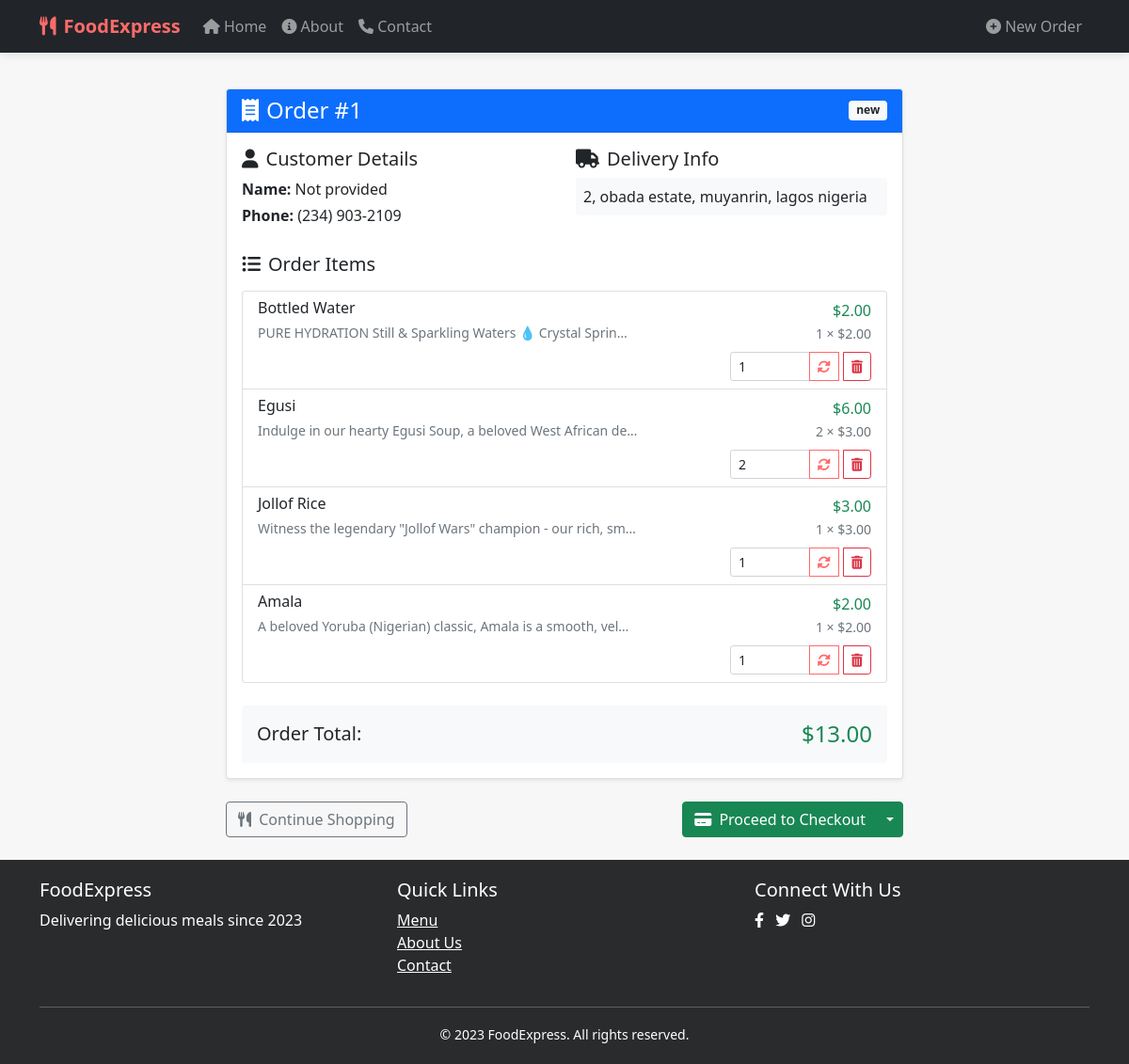
The app's page /order/view/1/ with its own data.
### food_ordering/models.py (models this page shows, shortened)
class Order(models.Model):
    STATUS_CHOICES = [
        ('draft', 'Draft'),
        ('submitted', 'Submitted'),
        ('completed', 'Completed'),
        ('cancelled', 'Cancelled'),
    ]
    customer_name = models.CharField(max_length=100, blank=True, null=True)
    contact_number = models.CharField(max_length=20, blank=True, null=True)
    delivery_address = models.TextField(blank=True)
    status = models.CharField(max_length=20, choices=STATUS_CHOICES, default='draft')
    total_price = models.DecimalField(max_digits=10, decimal_places=2, default=0.00)
    created_at = models.DateTimeField(auto_now_add=True)
    updated_at = models.DateTimeField(auto_now=True)

class OrderItem(models.Model):
    order = models.ForeignKey(Order, on_delete=models.CASCADE, related_name='order_items')
    menu_item = models.ForeignKey(MenuItem, on_delete=models.CASCADE)
    quantity = models.PositiveIntegerField(default=1)
    special_requests = models.TextField(blank=True)
    @property
    def subtotal(self):
        return self.menu_item.price * self.quantity

class MenuItem(models.Model):
    category = models.ForeignKey(Category, on_delete=models.CASCADE, related_name='menu_items')
    name = models.CharField(max_length=200)
    description = models.TextField(blank=True)
    price = models.DecimalField(max_digits=10, decimal_places=2)
    is_available = models.BooleanField(default=True)
    image = models.ImageField(upload_to='menu_items/', blank=True, null=True)

### food_ordering/views.py (the view)
# urls.py: path('order/view/<int:order_id>/', views.view_order_detail, name='view_order_detail'),  # Specific order
def view_order_detail(request, order_id):
    order = get_object_or_404(
        Order.objects.prefetch_related('order_items__menu_item'),
        id=order_id
    )
    cart = request.session.get('cart', {})
    print(f"Session cart: {cart}")
    print(f"Order ID: {order.id}")
    print(f"Order items count: {order.order_items.count()}")
    for item in order.order_items.all():
        print(f"- {item.quantity}x {item.menu_item.name}")
    return render(request, 'food_ordering/view_order.html', {
        'order': order,
        'order_items': order.order_items.all(),
        'cart': cart  # Pass session cart to template if needed
    })

### food_ordering/context_processors.py (called while the page is built)
def cart_count(request):
    cart = request.session.get('cart', {})
    count = sum(item.get('quantity', 0) for item in cart.values())
    return {'cart_count': count}

### food_ordering/templates/food_ordering/view_order.html (shortened to what this page needs)
{% extends 'food_ordering/base.html' %}
{% block content %}
<div class="container">
    <div class="row">
        <div class="col-lg-8 mx-auto">
            <div class="card shadow-sm mb-4">
                <div class="card-header bg-primary text-white">
                    <div class="d-flex justify-content-between align-items-center">
                        <h2 class="h4 mb-0">
                            <i class="fas fa-receipt me-2"></i>Order #{{ order.id }}
                        </h2>
                        <span class="badge bg-light text-dark">
                            {{ order.get_status_display }}
                        </span>
                    </div>
                </div>
                <div class="card-body">
                    <div class="row mb-4">
                        <div class="col-md-6">
                            <h3 class="h5">
                                <i class="fas fa-user me-2"></i>Customer Details
                            </h3>
                            <p class="mb-1"><strong>Name:</strong> {{ order.customer_name|default:"Not provided" }}</p>
                            {% if order.contact_number %}
                            <p class="mb-1"><strong>Phone:</strong> {{ order.contact_number }}</p>
                            {% endif %}
                        </div>
                        <div class="col-md-6">
                            {% if order.delivery_address %}
                            <h3 class="h5">
                                <i class="fas fa-truck me-2"></i>Delivery Info
                            </h3>
                            <div class="bg-light p-2 rounded">
                                {{ order.delivery_address|linebreaksbr }}
                            </div>
                            {% endif %}
                        </div>
                    </div>
                    <h3 class="h5 mb-3">
                        <i class="fas fa-list-ul me-2"></i>Order Items
                    </h3>
                    <div class="list-group mb-4">
                        {% for item in order_items %}
                        <div class="list-group-item">
                            <div class="d-flex justify-content-between align-items-center">
                                <div class="me-3">
                                    <h4 class="h6 mb-1">{{ item.menu_item.name }}</h4>
                                    <small class="text-muted">{{ item.menu_item.description|truncatechars:60 }}</small>
                                </div>
                                <div class="text-end">
                                    <span class="d-block text-success">${{ item.subtotal|floatformat:2 }}</span>
                                    <small class="text-muted">{{ item.quantity }} × ${{ item.menu_item.price|floatformat:2 }}</small>
                                </div>
                            </div>
                            <div class="mt-2 d-flex justify-content-between align-items-center">
                                <form method="post" action="{% url 'food_ordering:update_order_item' item.id %}">
                                    <div class="input-group input-group-sm" style="width: 150px;">
                                        <input type="number" name="quantity" class="form-control"
                                               min="1" value="{{ item.quantity }}" aria-label="Quantity">
                                        <button class="btn btn-outline-primary" type="submit">
                                            <i class="fas fa-sync-alt"></i>
                                        </button>
                                        <a href="{% url 'food_ordering:remove_order_item' item.id %}" class="btn btn-outline-danger btn-sm ms-1">
                                            <i class="fas fa-trash-alt"></i>
                                        </a>
                                    </div>
                                </form>
                            </div>
                        </div>
                        {% empty %}
                        <div class="list-group-item text-center py-4">
                            <i class="fas fa-shopping-cart fa-2x text-muted mb-2"></i>
                            <p class="mb-0">Your order is empty</p>
                        </div>
                        {% endfor %}
                    </div>
                    <div class="d-flex justify-content-between align-items-center bg-light p-3 rounded">
                        <h3 class="h5 mb-0">Order Total:</h3>
                        <span class="h4 text-success mb-0">${{ order.total_price|floatformat:2 }}</span>
                    </div>
                </div>
            </div>
            <div class="d-grid gap-2 d-md-flex justify-content-md-between">
                <a href="{% url 'food_ordering:menu' %}" class="btn btn-outline-secondary">
                    <i class="fas fa-utensils me-1"></i> Continue Shopping
                </a>
                {% if order_items %}
                <div class="btn-group">
                    <a href="{% url 'food_ordering:checkout' order.id %}" class="btn btn-success">
                        <i class="fas fa-credit-card me-1"></i> Proceed to Checkout
                    </a>
                    <button type="button" class="btn btn-success dropdown-toggle dropdown-toggle-split"
                            data-bs-toggle="dropdown" aria-expanded="false">
                    </button>
                </div>
                {% endif %}
            </div>
        </div>
    </div>
</div>
{% endblock %}

### food_ordering/templates/food_ordering/base.html (style rules this page uses)
:root { --primary-color: #ff6b6b; --secondary-color: #4ecdc4; --dark-color: #292b2c; --light-color: #f7f7f7; }
body { padding-top: 70px; background-color: var(--light-color); min-height: 100vh; display: flex; flex-direction: column; }
.btn-outline-primary { color: var(--primary-color); border-color: var(--primary-color); }

### records on screen
Order: id "1", status "new", customer_name "Not provided", contact_number "(234) 903-2109", delivery_address "2, obada estate, muyanrin, lagos nigeria", total_price "13.00"
OrderItem: menu_item.name "Bottled Water", menu_item.description "PURE HYDRATION Still & Sparkling Waters 💧 Crystal Sprin…", subtotal "2.00", quantity "1", menu_item.price "2.00"
OrderItem: menu_item.name "Egusi", menu_item.description "Indulge in our hearty Egusi Soup, a beloved West African de…", subtotal "6.00", quantity "2", menu_item.price "3.00"
OrderItem: menu_item.name "Jollof Rice", menu_item.description "Witness the legendary \"Jollof Wars\" champion - our rich, sm…", subtotal "3.00", quantity "1", menu_item.price "3.00"
OrderItem: menu_item.name "Amala", menu_item.description "A beloved Yoruba (Nigerian) classic, Amala is a smooth, vel…", subtotal "2.00", quantity "1", menu_item.price "2.00"
